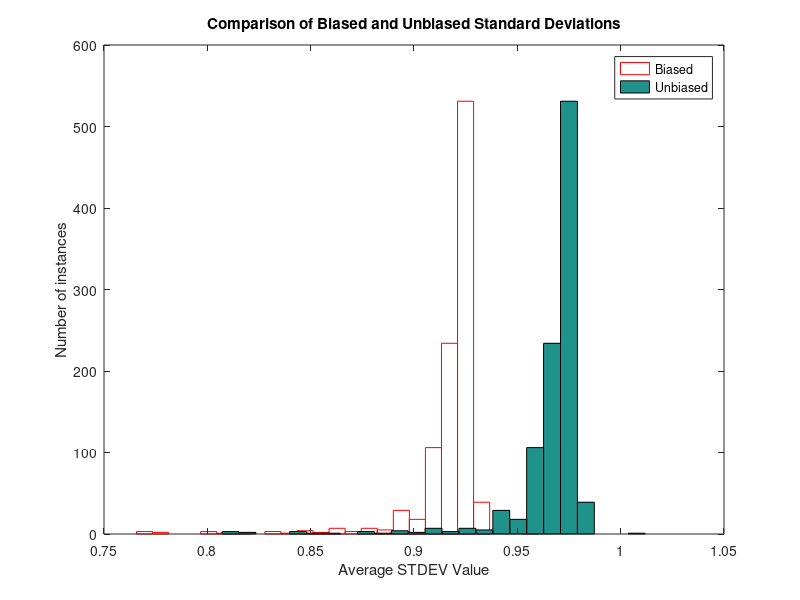

The MATLAB source for this figure:
clear; clc;

for r=1:1000
    % Generate random sample of 100 points
    Y = randn(10,1);
    
    % Calculate the standard deviations
    y_mean = mean(Y);
    for i=1:size(Y,1)
        y_diff(i) = (Y(i)-y_mean)^2;
    end
    s_b(r) = sqrt((1/(size(Y,1)))*sum(y_diff));
    s_ub(r) = sqrt((1/(size(Y,1)-1))*sum(y_diff));
    
    s_b_avg(r) = mean(s_b);
    s_ub_avg(r) = mean(s_ub);
end

% Plot histograms of average standard deviations
figure(1);
hist(s_b_avg,25);
set(get(gca,'child'),'FaceColor','none','EdgeColor','r');
hold on;
hist(s_ub_avg,25);
xlabel('Average STDEV Value');
ylabel('Number of instances');
title('Comparison of Biased and Unbiased Standard Deviations');
legend('Biased','Unbiased');

hold off;

% Calculate significance value with z-test
z = (mean(s_b_avg)-mean(s_ub_avg))/(std(s_ub_avg)/sqrt(size(s_b_avg,2)))
p = 1/(2*pi)*exp((-1*z^2)/2)
